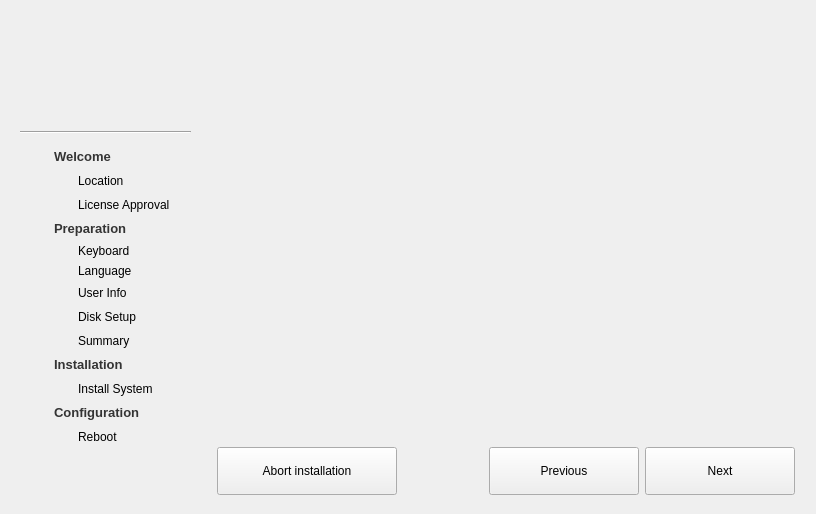
<?xml version="1.0" encoding="UTF-8"?>
<ui version="4.0">
 <class>Base</class>
 <widget class="QWidget" name="Base">
  <property name="geometry">
   <rect>
    <x>0</x>
    <y>0</y>
    <width>800</width>
    <height>500</height>
   </rect>
  </property>
  <property name="maximumSize">
   <size>
    <width>16777215</width>
    <height>16777215</height>
   </size>
  </property>
  <property name="windowTitle">
   <string>Installer</string>
  </property>
  <property name="styleSheet">
   <string notr="true"/>
  </property>
  <layout class="QGridLayout" name="gridLayout_6">
   <item row="0" column="0">
    <widget class="QFrame" name="leftSidebar">
     <property name="sizePolicy">
      <sizepolicy hsizetype="Maximum" vsizetype="Preferred">
       <horstretch>200</horstretch>
       <verstretch>0</verstretch>
      </sizepolicy>
     </property>
     <property name="minimumSize">
      <size>
       <width>190</width>
       <height>0</height>
      </size>
     </property>
     <property name="styleSheet">
      <string notr="true"/>
     </property>
     <property name="frameShape">
      <enum>QFrame::NoFrame</enum>
     </property>
     <property name="frameShadow">
      <enum>QFrame::Plain</enum>
     </property>
     <property name="lineWidth">
      <number>0</number>
     </property>
     <layout class="QVBoxLayout" name="verticalLayout_2">
      <property name="rightMargin">
       <number>10</number>
      </property>
      <property name="bottomMargin">
       <number>0</number>
      </property>
      <item>
       <layout class="QHBoxLayout" name="horizontalLayout_3">
        <property name="topMargin">
         <number>15</number>
        </property>
        <property name="rightMargin">
         <number>0</number>
        </property>
        <property name="bottomMargin">
         <number>10</number>
        </property>
        <item>
         <spacer name="horizontalSpacer">
          <property name="orientation">
           <enum>Qt::Horizontal</enum>
          </property>
          <property name="sizeHint" stdset="0">
           <size>
            <width>40</width>
            <height>20</height>
           </size>
          </property>
         </spacer>
        </item>
        <item>
         <widget class="QLabel" name="topIcon">
          <property name="minimumSize">
           <size>
            <width>80</width>
            <height>80</height>
           </size>
          </property>
          <property name="maximumSize">
           <size>
            <width>80</width>
            <height>80</height>
           </size>
          </property>
          <property name="text">
           <string/>
          </property>
          <property name="pixmap">
           <pixmap resource="../github/installer/ui/installer.qrc">:/Images/images/install.png</pixmap>
          </property>
          <property name="scaledContents">
           <bool>true</bool>
          </property>
         </widget>
        </item>
        <item>
         <spacer name="horizontalSpacer_2">
          <property name="orientation">
           <enum>Qt::Horizontal</enum>
          </property>
          <property name="sizeHint" stdset="0">
           <size>
            <width>40</width>
            <height>20</height>
           </size>
          </property>
         </spacer>
        </item>
       </layout>
      </item>
      <item>
       <widget class="Line" name="line">
        <property name="orientation">
         <enum>Qt::Horizontal</enum>
        </property>
       </widget>
      </item>
      <item>
       <layout class="QGridLayout" name="gridLayout_2">
        <property name="leftMargin">
         <number>8</number>
        </property>
        <property name="topMargin">
         <number>8</number>
        </property>
        <property name="bottomMargin">
         <number>4</number>
        </property>
        <item row="0" column="0">
         <layout class="QGridLayout" name="gridLayout">
          <property name="leftMargin">
           <number>2</number>
          </property>
          <item row="0" column="0">
           <widget class="QLabel" name="welcomeIcon">
            <property name="minimumSize">
             <size>
              <width>18</width>
              <height>18</height>
             </size>
            </property>
            <property name="maximumSize">
             <size>
              <width>18</width>
              <height>18</height>
             </size>
            </property>
            <property name="text">
             <string/>
            </property>
           </widget>
          </item>
          <item row="0" column="1" colspan="2">
           <widget class="QLabel" name="label_2">
            <property name="text">
             <string>&lt;!DOCTYPE HTML PUBLIC &quot;-//W3C//DTD HTML 4.0//EN&quot; &quot;http://www.w3.org/TR/REC-html40/strict.dtd&quot;&gt;
&lt;html&gt;&lt;head&gt;&lt;meta name=&quot;qrichtext&quot; content=&quot;1&quot; /&gt;&lt;style type=&quot;text/css&quot;&gt;
p, li { white-space: pre-wrap; }
&lt;/style&gt;&lt;/head&gt;&lt;body style=&quot; font-family:'Sans Serif'; font-size:10pt; font-weight:400; font-style:normal;&quot;&gt;
&lt;p style=&quot; margin-top:0px; margin-bottom:0px; margin-left:0px; margin-right:0px; -qt-block-indent:0; text-indent:0px;&quot;&gt;&lt;span style=&quot; font-weight:600; color:#343434;&quot;&gt;Welcome&lt;/span&gt;&lt;/p&gt;&lt;/body&gt;&lt;/html&gt;</string>
            </property>
           </widget>
          </item>
          <item row="1" column="1">
           <widget class="QLabel" name="releaseIcon">
            <property name="minimumSize">
             <size>
              <width>18</width>
              <height>18</height>
             </size>
            </property>
            <property name="maximumSize">
             <size>
              <width>18</width>
              <height>18</height>
             </size>
            </property>
            <property name="text">
             <string/>
            </property>
           </widget>
          </item>
          <item row="1" column="2">
           <widget class="QLabel" name="label_3">
            <property name="text">
             <string>Location</string>
            </property>
           </widget>
          </item>
          <item row="2" column="1">
           <widget class="QLabel" name="licenseIcon">
            <property name="minimumSize">
             <size>
              <width>18</width>
              <height>18</height>
             </size>
            </property>
            <property name="maximumSize">
             <size>
              <width>18</width>
              <height>18</height>
             </size>
            </property>
            <property name="text">
             <string/>
            </property>
           </widget>
          </item>
          <item row="2" column="2">
           <widget class="QLabel" name="licenseLabel">
            <property name="text">
             <string>License Approval</string>
            </property>
           </widget>
          </item>
         </layout>
        </item>
        <item row="2" column="0">
         <layout class="QGridLayout" name="gridLayout_4">
          <property name="leftMargin">
           <number>2</number>
          </property>
          <item row="0" column="0">
           <widget class="QLabel" name="installationIcon">
            <property name="minimumSize">
             <size>
              <width>18</width>
              <height>18</height>
             </size>
            </property>
            <property name="maximumSize">
             <size>
              <width>18</width>
              <height>18</height>
             </size>
            </property>
            <property name="text">
             <string/>
            </property>
           </widget>
          </item>
          <item row="0" column="1" colspan="2">
           <widget class="QLabel" name="label_11">
            <property name="text">
             <string>&lt;!DOCTYPE HTML PUBLIC &quot;-//W3C//DTD HTML 4.0//EN&quot; &quot;http://www.w3.org/TR/REC-html40/strict.dtd&quot;&gt;
&lt;html&gt;&lt;head&gt;&lt;meta name=&quot;qrichtext&quot; content=&quot;1&quot; /&gt;&lt;style type=&quot;text/css&quot;&gt;
p, li { white-space: pre-wrap; }
&lt;/style&gt;&lt;/head&gt;&lt;body style=&quot; font-family:'Sans Serif'; font-size:10pt; font-weight:400; font-style:normal;&quot;&gt;
&lt;p style=&quot; margin-top:0px; margin-bottom:0px; margin-left:0px; margin-right:0px; -qt-block-indent:0; text-indent:0px;&quot;&gt;&lt;span style=&quot; font-weight:600; color:#343434;&quot;&gt;Installation&lt;/span&gt;&lt;/p&gt;&lt;/body&gt;&lt;/html&gt;</string>
            </property>
           </widget>
          </item>
          <item row="1" column="1">
           <widget class="QLabel" name="installSystemIcon">
            <property name="minimumSize">
             <size>
              <width>18</width>
              <height>18</height>
             </size>
            </property>
            <property name="maximumSize">
             <size>
              <width>18</width>
              <height>18</height>
             </size>
            </property>
            <property name="text">
             <string/>
            </property>
           </widget>
          </item>
          <item row="1" column="2">
           <widget class="QLabel" name="label_13">
            <property name="text">
             <string>Install System</string>
            </property>
           </widget>
          </item>
         </layout>
        </item>
        <item row="3" column="0">
         <layout class="QGridLayout" name="gridLayout_5">
          <property name="leftMargin">
           <number>2</number>
          </property>
          <item row="0" column="0">
           <widget class="QLabel" name="configurationIcon">
            <property name="minimumSize">
             <size>
              <width>18</width>
              <height>18</height>
             </size>
            </property>
            <property name="maximumSize">
             <size>
              <width>18</width>
              <height>18</height>
             </size>
            </property>
            <property name="text">
             <string/>
            </property>
           </widget>
          </item>
          <item row="0" column="1" colspan="2">
           <widget class="QLabel" name="label_14">
            <property name="text">
             <string>&lt;!DOCTYPE HTML PUBLIC &quot;-//W3C//DTD HTML 4.0//EN&quot; &quot;http://www.w3.org/TR/REC-html40/strict.dtd&quot;&gt;
&lt;html&gt;&lt;head&gt;&lt;meta name=&quot;qrichtext&quot; content=&quot;1&quot; /&gt;&lt;style type=&quot;text/css&quot;&gt;
p, li { white-space: pre-wrap; }
&lt;/style&gt;&lt;/head&gt;&lt;body style=&quot; font-family:'Sans Serif'; font-size:10pt; font-weight:400; font-style:normal;&quot;&gt;
&lt;p style=&quot; margin-top:0px; margin-bottom:0px; margin-left:0px; margin-right:0px; -qt-block-indent:0; text-indent:0px;&quot;&gt;&lt;span style=&quot; font-weight:600; color:#343434;&quot;&gt;Configuration&lt;/span&gt;&lt;/p&gt;&lt;/body&gt;&lt;/html&gt;</string>
            </property>
           </widget>
          </item>
          <item row="3" column="2">
           <widget class="QLabel" name="label_16">
            <property name="text">
             <string>Reboot</string>
            </property>
           </widget>
          </item>
          <item row="3" column="1">
           <widget class="QLabel" name="doneIcon">
            <property name="minimumSize">
             <size>
              <width>18</width>
              <height>18</height>
             </size>
            </property>
            <property name="maximumSize">
             <size>
              <width>18</width>
              <height>18</height>
             </size>
            </property>
            <property name="text">
             <string/>
            </property>
           </widget>
          </item>
         </layout>
        </item>
        <item row="4" column="0">
         <spacer name="verticalSpacer">
          <property name="orientation">
           <enum>Qt::Vertical</enum>
          </property>
          <property name="sizeHint" stdset="0">
           <size>
            <width>20</width>
            <height>40</height>
           </size>
          </property>
         </spacer>
        </item>
        <item row="0" column="1">
         <spacer name="horizontalSpacer_4">
          <property name="orientation">
           <enum>Qt::Horizontal</enum>
          </property>
          <property name="sizeType">
           <enum>QSizePolicy::Fixed</enum>
          </property>
          <property name="sizeHint" stdset="0">
           <size>
            <width>5</width>
            <height>20</height>
           </size>
          </property>
         </spacer>
        </item>
        <item row="5" column="0">
         <widget class="QLabel" name="buildSignatureLabel">
          <property name="text">
           <string/>
          </property>
          <property name="alignment">
           <set>Qt::AlignCenter</set>
          </property>
         </widget>
        </item>
        <item row="1" column="0">
         <layout class="QGridLayout" name="gridLayout_8">
          <property name="leftMargin">
           <number>2</number>
          </property>
          <item row="5" column="1">
           <widget class="QLabel" name="keyboardIcon">
            <property name="text">
             <string/>
            </property>
           </widget>
          </item>
          <item row="6" column="2">
           <widget class="QLabel" name="label_24">
            <property name="text">
             <string>Language</string>
            </property>
           </widget>
          </item>
          <item row="0" column="0">
           <widget class="QLabel" name="preparationIcon">
            <property name="minimumSize">
             <size>
              <width>18</width>
              <height>18</height>
             </size>
            </property>
            <property name="maximumSize">
             <size>
              <width>18</width>
              <height>18</height>
             </size>
            </property>
            <property name="text">
             <string/>
            </property>
           </widget>
          </item>
          <item row="6" column="1">
           <widget class="QLabel" name="localeIcon">
            <property name="text">
             <string/>
            </property>
           </widget>
          </item>
          <item row="7" column="2">
           <widget class="QLabel" name="label_15">
            <property name="text">
             <string>User Info</string>
            </property>
           </widget>
          </item>
          <item row="7" column="1">
           <widget class="QLabel" name="createuserIcon">
            <property name="minimumSize">
             <size>
              <width>18</width>
              <height>18</height>
             </size>
            </property>
            <property name="maximumSize">
             <size>
              <width>18</width>
              <height>18</height>
             </size>
            </property>
            <property name="text">
             <string/>
            </property>
           </widget>
          </item>
          <item row="10" column="2">
           <widget class="QLabel" name="label_21">
            <property name="text">
             <string>Summary</string>
            </property>
           </widget>
          </item>
          <item row="10" column="1">
           <widget class="QLabel" name="readyInstallIcon">
            <property name="minimumSize">
             <size>
              <width>18</width>
              <height>18</height>
             </size>
            </property>
            <property name="maximumSize">
             <size>
              <width>18</width>
              <height>18</height>
             </size>
            </property>
            <property name="text">
             <string/>
            </property>
           </widget>
          </item>
          <item row="8" column="1">
           <widget class="QLabel" name="partitioningIcon">
            <property name="minimumSize">
             <size>
              <width>18</width>
              <height>18</height>
             </size>
            </property>
            <property name="maximumSize">
             <size>
              <width>18</width>
              <height>18</height>
             </size>
            </property>
            <property name="text">
             <string/>
            </property>
           </widget>
          </item>
          <item row="5" column="2">
           <widget class="QLabel" name="keyboardLabel">
            <property name="text">
             <string>Keyboard</string>
            </property>
           </widget>
          </item>
          <item row="8" column="2">
           <widget class="QLabel" name="label_25">
            <property name="text">
             <string>Disk Setup</string>
            </property>
           </widget>
          </item>
          <item row="0" column="1" colspan="2">
           <widget class="QLabel" name="label_26">
            <property name="text">
             <string>&lt;!DOCTYPE HTML PUBLIC &quot;-//W3C//DTD HTML 4.0//EN&quot; &quot;http://www.w3.org/TR/REC-html40/strict.dtd&quot;&gt;
&lt;html&gt;&lt;head&gt;&lt;meta name=&quot;qrichtext&quot; content=&quot;1&quot; /&gt;&lt;style type=&quot;text/css&quot;&gt;
p, li { white-space: pre-wrap; }
&lt;/style&gt;&lt;/head&gt;&lt;body style=&quot; font-family:'Sans Serif'; font-size:10pt; font-weight:400; font-style:normal;&quot;&gt;
&lt;p style=&quot; margin-top:0px; margin-bottom:0px; margin-left:0px; margin-right:0px; -qt-block-indent:0; text-indent:0px;&quot;&gt;&lt;span style=&quot; font-weight:600; color:#343434;&quot;&gt;Preparation&lt;/span&gt;&lt;/p&gt;&lt;/body&gt;&lt;/html&gt;</string>
            </property>
           </widget>
          </item>
         </layout>
        </item>
       </layout>
      </item>
     </layout>
    </widget>
   </item>
   <item row="0" column="1">
    <layout class="QVBoxLayout" name="verticalLayout_3">
     <property name="leftMargin">
      <number>10</number>
     </property>
     <property name="topMargin">
      <number>10</number>
     </property>
     <property name="rightMargin">
      <number>10</number>
     </property>
     <property name="bottomMargin">
      <number>0</number>
     </property>
     <item>
      <widget class="QStackedWidget" name="stackedWidget">
       <property name="enabled">
        <bool>true</bool>
       </property>
       <property name="minimumSize">
        <size>
         <width>578</width>
         <height>420</height>
        </size>
       </property>
       <property name="maximumSize">
        <size>
         <width>16777215</width>
         <height>16777215</height>
        </size>
       </property>
       <widget class="QWidget" name="page_2"/>
      </widget>
     </item>
     <item>
      <layout class="QHBoxLayout" name="horizontalLayout">
       <property name="bottomMargin">
        <number>8</number>
       </property>
       <item>
        <widget class="QPushButton" name="abortButton">
         <property name="sizePolicy">
          <sizepolicy hsizetype="Minimum" vsizetype="Minimum">
           <horstretch>0</horstretch>
           <verstretch>0</verstretch>
          </sizepolicy>
         </property>
         <property name="minimumSize">
          <size>
           <width>180</width>
           <height>48</height>
          </size>
         </property>
         <property name="styleSheet">
          <string notr="true"/>
         </property>
         <property name="text">
          <string>Abort installation</string>
         </property>
        </widget>
       </item>
       <item>
        <spacer name="horizontalSpacer_3">
         <property name="orientation">
          <enum>Qt::Horizontal</enum>
         </property>
         <property name="sizeHint" stdset="0">
          <size>
           <width>40</width>
           <height>20</height>
          </size>
         </property>
        </spacer>
       </item>
       <item>
        <widget class="QPushButton" name="previousButton">
         <property name="sizePolicy">
          <sizepolicy hsizetype="Minimum" vsizetype="Minimum">
           <horstretch>0</horstretch>
           <verstretch>0</verstretch>
          </sizepolicy>
         </property>
         <property name="minimumSize">
          <size>
           <width>150</width>
           <height>48</height>
          </size>
         </property>
         <property name="styleSheet">
          <string notr="true"/>
         </property>
         <property name="text">
          <string comment="Previous Page">Previous</string>
         </property>
        </widget>
       </item>
       <item>
        <widget class="QPushButton" name="nextButton">
         <property name="sizePolicy">
          <sizepolicy hsizetype="Minimum" vsizetype="Minimum">
           <horstretch>0</horstretch>
           <verstretch>0</verstretch>
          </sizepolicy>
         </property>
         <property name="minimumSize">
          <size>
           <width>150</width>
           <height>48</height>
          </size>
         </property>
         <property name="styleSheet">
          <string notr="true"/>
         </property>
         <property name="text">
          <string comment="Next Page">Next</string>
         </property>
        </widget>
       </item>
      </layout>
     </item>
    </layout>
   </item>
  </layout>
 </widget>
 <resources>
  <include location="../github/installer/ui/installer.qrc"/>
  <include location="../github/installer/ui/installer.qrc"/>
 </resources>
 <connections/>
</ui>
